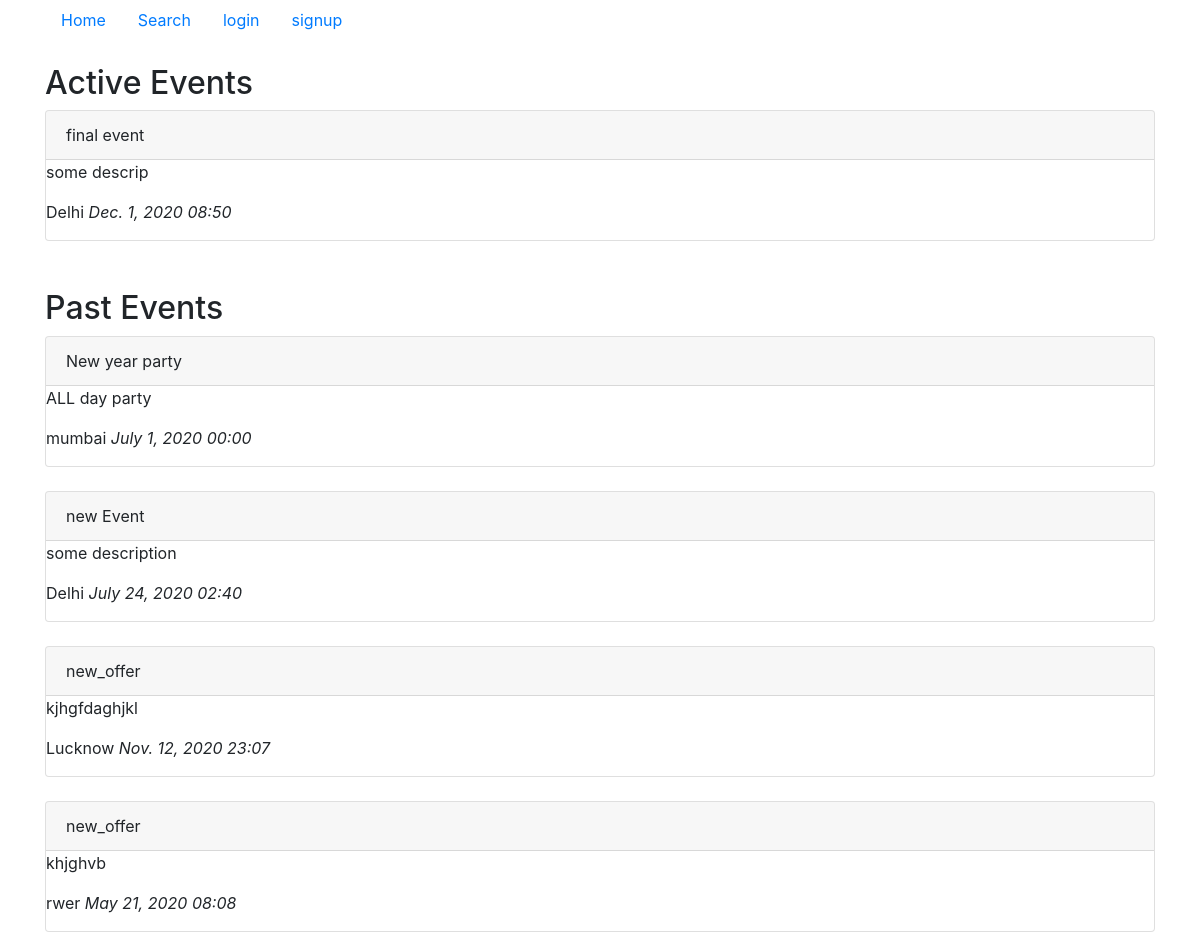
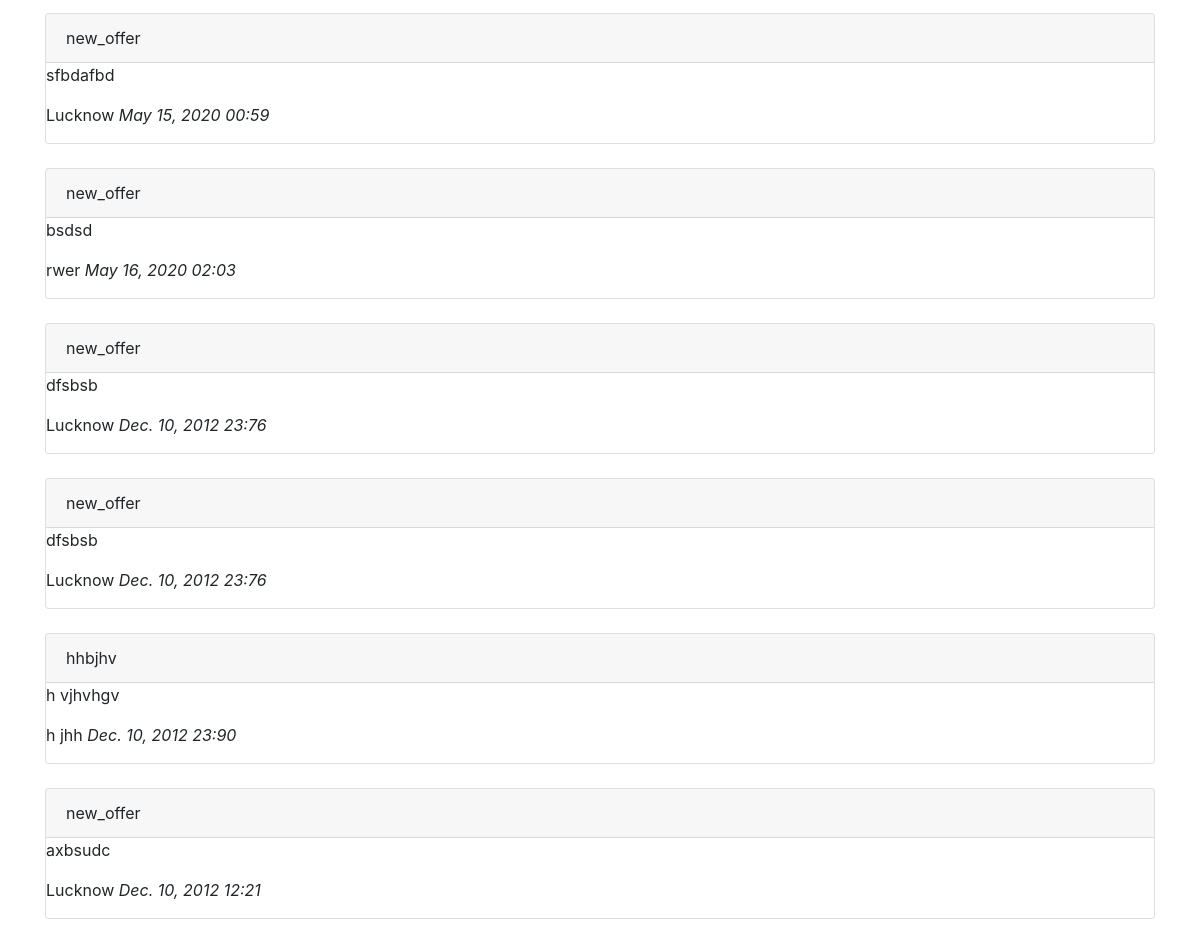
The page /basic/home/ on the database its author committed (2 pictures, top to bottom).
### basic/models.py (models this page shows)
class Event(models.Model):
    title = models.CharField(max_length=100, blank=False)
    city = models.CharField(max_length=100, blank=False)
    description = models.TextField(blank = False)
    date  = models.DateField()
    time  = models.TextField()

### basic/views.py (the view)
# urls.py: path("home/",views.home,name="home"),
def home(request):
    Active_Events, Past_Events = get_all_events()
    return render(request, 'home.html', {'Active_Events':Active_Events, 'Past_Events':Past_Events})

### basic/views.py (called while the page is built)
def get_all_events():
    intz = timezone('Asia/Kolkata')
    fmt_date = "%Y-%m-%d"
    fmt_time = "%H:%M"
    time = datetime.now(intz)
    print("Today's date:", time.strftime(fmt_date))
    print("Time:", time.strftime(fmt_time))
    events = Event.objects.all().order_by('id').reverse()
    Active_Events = []
    Past_Events = []
    print(events[0].date)
    for event in events:
        if(cmpdateTime(str(event.date) , time.strftime(fmt_date), str(event.time) , time.strftime(fmt_time)) ):
            Active_Events.append(event)
        else:
            Past_Events.append(event)
    return Active_Events,Past_Events

def cmpdateTime(date, currdate, time, currtime):
    lis_date = list(map(int, date.split('-')))
    print(lis_date)
    lis_currdate = list(map(int, currdate.split('-')))
    lis_time = list(map(int, time.split(':')))
    lis_currtime = list(map(int, currtime.split(':')))
    for i in range(len(lis_date)):
        if lis_date[i] < lis_currdate[i]:
            return False
        elif lis_date[i] > lis_currdate[i]:
            return True
    for i in range(len(lis_time)):
        if lis_time[i] < lis_currtime[i]:
            return False
        elif lis_time[i] > lis_currtime[i]:
            return True
        return True

### basic/templates/home.html (shortened to what this page needs)
<!DOCTYPE html>
<html lang="en">
<head>
    <link rel="stylesheet" href="https://stackpath.bootstrapcdn.com/bootstrap/4.3.1/css/bootstrap.min.css">
</head>
<body>
    <div class="container">
        <ul class="nav">
            <li class="nav-item">
              <a class="nav-link active" href="{% url 'home' %}">Home</a>
            </li>
            <li class="nav-item">
                <a class="nav-link active" href="{% url 'search_event' %}">Search</a>
              </li>
            {% if user.is_authenticated %}
            <li class="nav-item">
                <a class="nav-link" href="{% url 'event' %}">Add Event</a>
              </li>
            <li class="nav-item">
              <a class="nav-link " href="{% url 'user_logout' %}" tabindex="-1" aria-disabled="true">logout</a>
            </li>
            {% else %}
            <li class="nav-item">
                <a class="nav-link " href="{% url 'user_login' %}" tabindex="-1" aria-disabled="true">login</a>
              </li>
              {% endif %}
              <li class="nav-item">
                <a class="nav-link" href="{% url 'signup' %}">signup</a>
              </li>
          </ul>
          <br>
          <h2>Active Events</h2>
        {% for event in Active_Events %}
      <div class="card" >
        <div class="card-header">
          {{event.title}}
        </div>
          <div className="card-body">
              <blockquote className="blockquote mb-0">
              <p>{{event.description}}</p>
              <footer className="blockquote-footer">{{event.city}} <cite title="Source Title">{{event.date}} {{event.time}} </cite></footer>
              </blockquote>
          </div>
          </div>
          <br>
          {% endfor %}
<br>
<h2>Past Events</h2>
{% for event in Past_Events %}
      <div class="card" >
        <div class="card-header">
          {{event.title}}
        </div>
          <div className="card-body">
              <blockquote className="blockquote mb-0">
              <p>{{event.description}}</p>
              <footer className="blockquote-footer">{{event.city}} <cite title="Source Title">{{event.date}} {{event.time}} </cite></footer>
              </blockquote>
          </div>
          </div>
          <br>
          {% endfor %}
        </div>
</body>
</html>

### rows shown on the page
Event: title "final event", description "some descrip", city "Delhi", date "Dec. 1, 2020", time "08:50"
Event: title "New year party", description "ALL day party", city "mumbai", date "July 1, 2020", time "00:00"
Event: title "new Event", description "some description", city "Delhi", date "July 24, 2020", time "02:40"
Event: title "new_offer", description "kjhgfdaghjkl", city "Lucknow", date "Nov. 12, 2020", time "23:07"
Event: title "new_offer", description "khjghvb", city "rwer", date "May 21, 2020", time "08:08"
Event: title "new_offer", description "sfbdafbd", city "Lucknow", date "May 15, 2020", time "00:59"
Event: title "new_offer", description "bsdsd", city "rwer", date "May 16, 2020", time "02:03"
Event: title "new_offer", description "dfsbsb", city "Lucknow", date "Dec. 10, 2012", time "23:76"
Event: title "new_offer", description "dfsbsb", city "Lucknow", date "Dec. 10, 2012", time "23:76"
Event: title "hhbjhv", description "h vjhvhgv", city "h jhh", date "Dec. 10, 2012", time "23:90"
Event: title "new_offer", description "axbsudc", city "Lucknow", date "Dec. 10, 2012", time "12:21"
